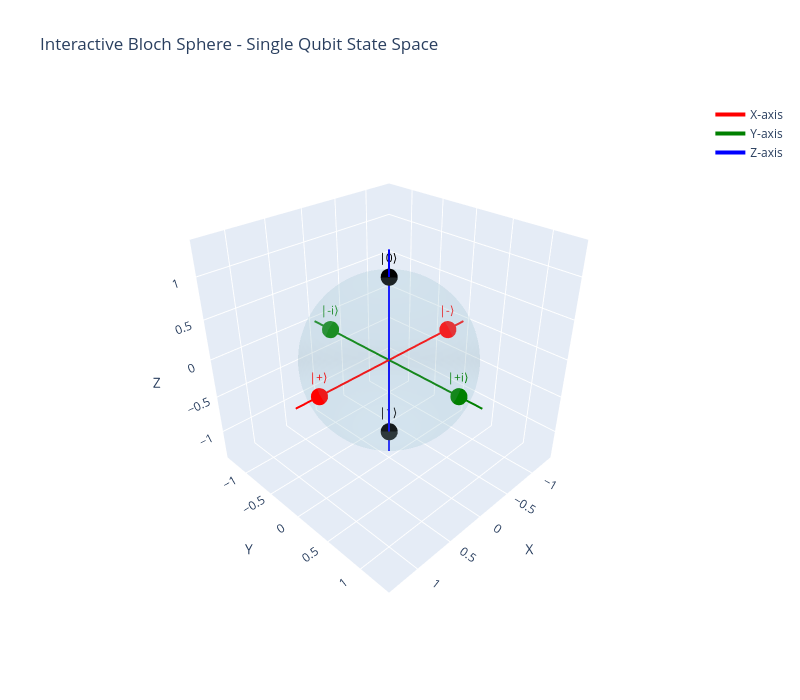

Notebook cell for this chart:
### Code cell
import numpy as np
import plotly.graph_objects as go

# Helper function to convert quantum state to Bloch coordinates
def state_to_bloch(alpha, beta):
    """
    Convert quantum state |ψ⟩ = α|0⟩ + β|1⟩ to Bloch sphere coordinates.
    
    Parameters:
        alpha: Complex coefficient of |0⟩
        beta: Complex coefficient of |1⟩
    
    Returns:
        tuple: (x, y, z) Bloch vector coordinates
    """
    beta_conj = np.conj(beta)
    x = 2 * np.real(alpha * beta_conj)
    y = 2 * np.imag(alpha * beta_conj)
    z = np.abs(alpha)**2 - np.abs(beta)**2
    return x, y, z

# Create interactive Bloch sphere visualization
def create_bloch_sphere():
    """Creates an interactive 3D Bloch sphere visualization."""
    # Generate sphere surface
    u = np.linspace(0, 2 * np.pi, 50)
    v = np.linspace(0, np.pi, 50)
    x_sphere = np.outer(np.cos(u), np.sin(v))
    y_sphere = np.outer(np.sin(u), np.sin(v))
    z_sphere = np.outer(np.ones(np.size(u)), np.cos(v))
    
    fig = go.Figure()
    
    # Add sphere surface
    fig.add_trace(go.Surface(
        x=x_sphere, y=y_sphere, z=z_sphere,
        opacity=0.15,
        colorscale=[[0, 'lightblue'], [1, 'lightblue']],
        showscale=False,
        name='Bloch Sphere'
    ))
    
    # Add coordinate axes
    axis_length = 1.3
    fig.add_trace(go.Scatter3d(
        x=[-axis_length, axis_length], y=[0, 0], z=[0, 0],
        mode='lines', line=dict(color='red', width=4), name='X-axis'))
    fig.add_trace(go.Scatter3d(
        x=[0, 0], y=[-axis_length, axis_length], z=[0, 0],
        mode='lines', line=dict(color='green', width=4), name='Y-axis'))
    fig.add_trace(go.Scatter3d(
        x=[0, 0], y=[0, 0], z=[-axis_length, axis_length],
        mode='lines', line=dict(color='blue', width=4), name='Z-axis'))
    
    # Add key quantum states
    key_states = {
        '|0⟩': (0, 0, 1, 'black'),
        '|1⟩': (0, 0, -1, 'black'),
        '|+⟩': (1, 0, 0, 'red'),
        '|-⟩': (-1, 0, 0, 'red'),
        '|+i⟩': (0, 1, 0, 'green'),
        '|-i⟩': (0, -1, 0, 'green')
    }
    
    for state_name, (x, y, z, color) in key_states.items():
        fig.add_trace(go.Scatter3d(
            x=[x], y=[y], z=[z],
            mode='markers+text',
            marker=dict(size=10, color=color),
            text=[state_name],
            textposition='top center',
            textfont=dict(size=12, color=color),
            name=state_name,
            showlegend=False
        ))
    
    fig.update_layout(
        title='Interactive Bloch Sphere - Single Qubit State Space',
        scene=dict(
            xaxis=dict(range=[-1.4, 1.4], title='X'),
            yaxis=dict(range=[-1.4, 1.4], title='Y'),
            zaxis=dict(range=[-1.4, 1.4], title='Z'),
            aspectmode='cube',
            camera=dict(eye=dict(x=1.5, y=1.5, z=1.3))
        ),
        width=800,
        height=700
    )
    
    return fig

# Display the Bloch sphere
fig = create_bloch_sphere()
fig.show()

# Example: Plot a custom state
custom_alpha = 1/np.sqrt(2)
custom_beta = 1j/np.sqrt(2)
x, y, z = state_to_bloch(custom_alpha, custom_beta)
print(f"\nState |ψ⟩ = (1/√2)|0⟩ + (i/√2)|1⟩")
print(f"Bloch coordinates: ({x:.3f}, {y:.3f}, {z:.3f})")
print(f"This is the |+i⟩ state!")

### Figure 1 — Plotly figure (JSON) as saved in the notebook; plotly's stock layout.template omitted (floating-point values rounded to 4 significant figures; data arrays with more than 128 entries replaced by an {"elided": "..."} marker saying what was removed)
{"data": [{"colorscale": [[0, "lightblue"], [1, "lightblue"]], "name": "Bloch Sphere", "opacity": 0.15, "showscale": false, "type": "surface", "x": {"elided": "50x50 float values"}, "y": {"elided": "50x50 float values"}, "z": {"elided": "50x50 float values"}}, {"line": {"color": "red", "width": 4}, "mode": "lines", "name": "X-axis", "type": "scatter3d", "x": [-1.3, 1.3], "y": [0, 0], "z": [0, 0]}, {"line": {"color": "green", "width": 4}, "mode": "lines", "name": "Y-axis", "type": "scatter3d", "x": [0, 0], "y": [-1.3, 1.3], "z": [0, 0]}, {"line": {"color": "blue", "width": 4}, "mode": "lines", "name": "Z-axis", "type": "scatter3d", "x": [0, 0], "y": [0, 0], "z": [-1.3, 1.3]}, {"marker": {"color": "black", "size": 10}, "mode": "markers+text", "name": "|0⟩", "showlegend": false, "text": ["|0⟩"], "textfont": {"color": "black", "size": 12}, "textposition": "top center", "type": "scatter3d", "x": [0], "y": [0], "z": [1]}, {"marker": {"color": "black", "size": 10}, "mode": "markers+text", "name": "|1⟩", "showlegend": false, "text": ["|1⟩"], "textfont": {"color": "black", "size": 12}, "textposition": "top center", "type": "scatter3d", "x": [0], "y": [0], "z": [-1]}, {"marker": {"color": "red", "size": 10}, "mode": "markers+text", "name": "|+⟩", "showlegend": false, "text": ["|+⟩"], "textfont": {"color": "red", "size": 12}, "textposition": "top center", "type": "scatter3d", "x": [1], "y": [0], "z": [0]}, {"marker": {"color": "red", "size": 10}, "mode": "markers+text", "name": "|-⟩", "showlegend": false, "text": ["|-⟩"], "textfont": {"color": "red", "size": 12}, "textposition": "top center", "type": "scatter3d", "x": [-1], "y": [0], "z": [0]}, {"marker": {"color": "green", "size": 10}, "mode": "markers+text", "name": "|+i⟩", "showlegend": false, "text": ["|+i⟩"], "textfont": {"color": "green", "size": 12}, "textposition": "top center", "type": "scatter3d", "x": [0], "y": [1], "z": [0]}, {"marker": {"color": "green", "size": 10}, "mode": "markers+text", "name": "|-i⟩", "showlegend": false, "text": ["|-i⟩"], "textfont": {"color": "green", "size": 12}, "textposition": "top center", "type": "scatter3d", "x": [0], "y": [-1], "z": [0]}], "layout": {"height": 700, "scene": {"aspectmode": "cube", "camera": {"eye": {"x": 1.5, "y": 1.5, "z": 1.3}}, "xaxis": {"range": [-1.4, 1.4], "title": {"text": "X"}}, "yaxis": {"range": [-1.4, 1.4], "title": {"text": "Y"}}, "zaxis": {"range": [-1.4, 1.4], "title": {"text": "Z"}}}, "title": {"text": "Interactive Bloch Sphere - Single Qubit State Space"}, "width": 800}}
